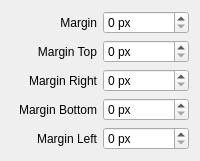
                  <widget class="QWidget" name="tab_38">
                   <attribute name="title">
                    <string>Margin</string>
                   </attribute>
                   <layout class="QGridLayout" name="gridLayout_27">
                    <item row="0" column="0">
                     <widget class="QLabel" name="label_43">
                      <property name="text">
                       <string>Margin</string>
                      </property>
                      <property name="alignment">
                       <set>Qt::AlignRight|Qt::AlignTrailing|Qt::AlignVCenter</set>
                      </property>
                     </widget>
                    </item>
                    <item row="0" column="1">
                     <widget class="QSpinBox" name="tb_margin_all_sb">
                      <property name="suffix">
                       <string> px</string>
                      </property>
                     </widget>
                    </item>
                    <item row="1" column="0">
                     <widget class="QLabel" name="label_44">
                      <property name="text">
                       <string>Margin Top</string>
                      </property>
                      <property name="alignment">
                       <set>Qt::AlignRight|Qt::AlignTrailing|Qt::AlignVCenter</set>
                      </property>
                     </widget>
                    </item>
                    <item row="1" column="1">
                     <widget class="QSpinBox" name="tb_margin_top_sb">
                      <property name="suffix">
                       <string> px</string>
                      </property>
                     </widget>
                    </item>
                    <item row="2" column="0">
                     <widget class="QLabel" name="label_45">
                      <property name="text">
                       <string>Margin Right</string>
                      </property>
                      <property name="alignment">
                       <set>Qt::AlignRight|Qt::AlignTrailing|Qt::AlignVCenter</set>
                      </property>
                     </widget>
                    </item>
                    <item row="2" column="1">
                     <widget class="QSpinBox" name="tb_margin_right_sb">
                      <property name="suffix">
                       <string> px</string>
                      </property>
                     </widget>
                    </item>
                    <item row="3" column="0">
                     <widget class="QLabel" name="label_46">
                      <property name="text">
                       <string>Margin Bottom</string>
                      </property>
                      <property name="alignment">
                       <set>Qt::AlignRight|Qt::AlignTrailing|Qt::AlignVCenter</set>
                      </property>
                     </widget>
                    </item>
                    <item row="3" column="1">
                     <widget class="QSpinBox" name="tb_margin_bottom_sb">
                      <property name="suffix">
                       <string> px</string>
                      </property>
                     </widget>
                    </item>
                    <item row="4" column="0">
                     <widget class="QLabel" name="label_47">
                      <property name="text">
                       <string>Margin Left</string>
                      </property>
                      <property name="alignment">
                       <set>Qt::AlignRight|Qt::AlignTrailing|Qt::AlignVCenter</set>
                      </property>
                     </widget>
                    </item>
                    <item row="4" column="1">
                     <widget class="QSpinBox" name="tb_margin_left_sb">
                      <property name="suffix">
                       <string> px</string>
                      </property>
                     </widget>
                    </item>
                   </layout>
                  </widget>
